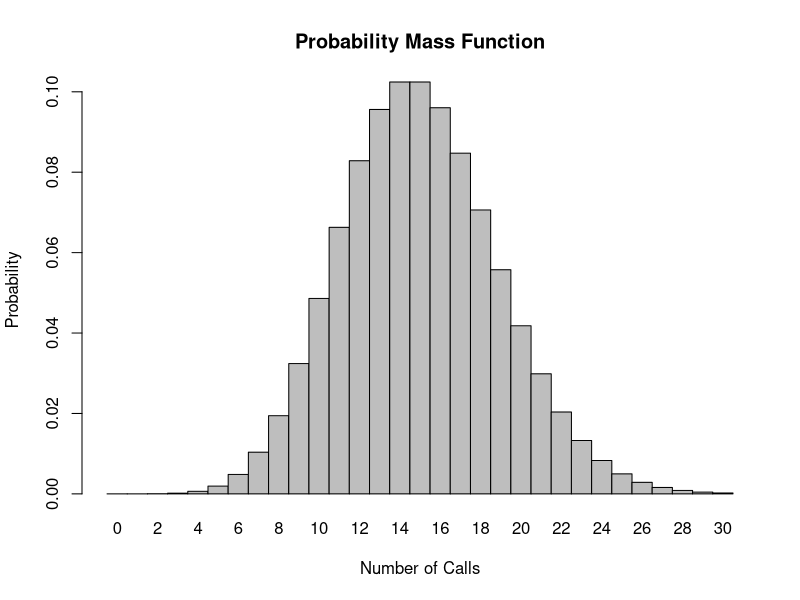
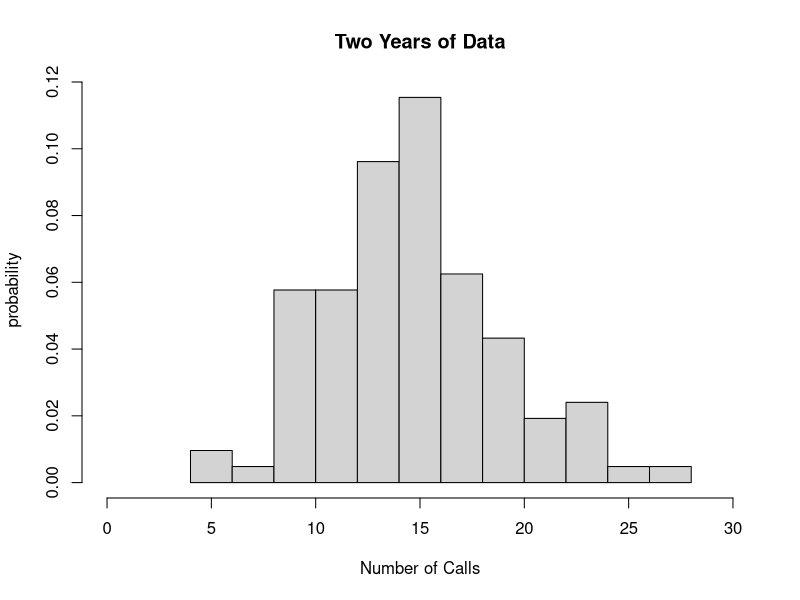

These figures' R source, in order:
## ---- chunk 1
knitr::opts_chunk$set(echo = TRUE)
## ---- chunk 2
eight_calls <- ppois(q = 8, lambda = 15, upper.tri(TRUE))
eight_calls
## ---- chunk 3
no_calls <- dpois(x = 0, lambda =15)
no_calls
## ---- chunk 4
three_calls <- dpois(x = 3, lambda =15)
three_calls
## ---- chunk 5
x <- 0:30
l = 15
probset <- dpois(x = x, lambda = l)
barplot(probset, names.arg = x, space = 0, xlab = "Number of Calls", ylab = "Probability", main = "Probability Mass Function")
## ---- chunk 6
two_years <- rpois(104, lambda =15)
two_years
## ---- chunk 7
hist(two_years, probability = TRUE, main = "Two Years of Data",
    xlab = "Number of Calls", ylab = "probability", xlim = c(0,30))
